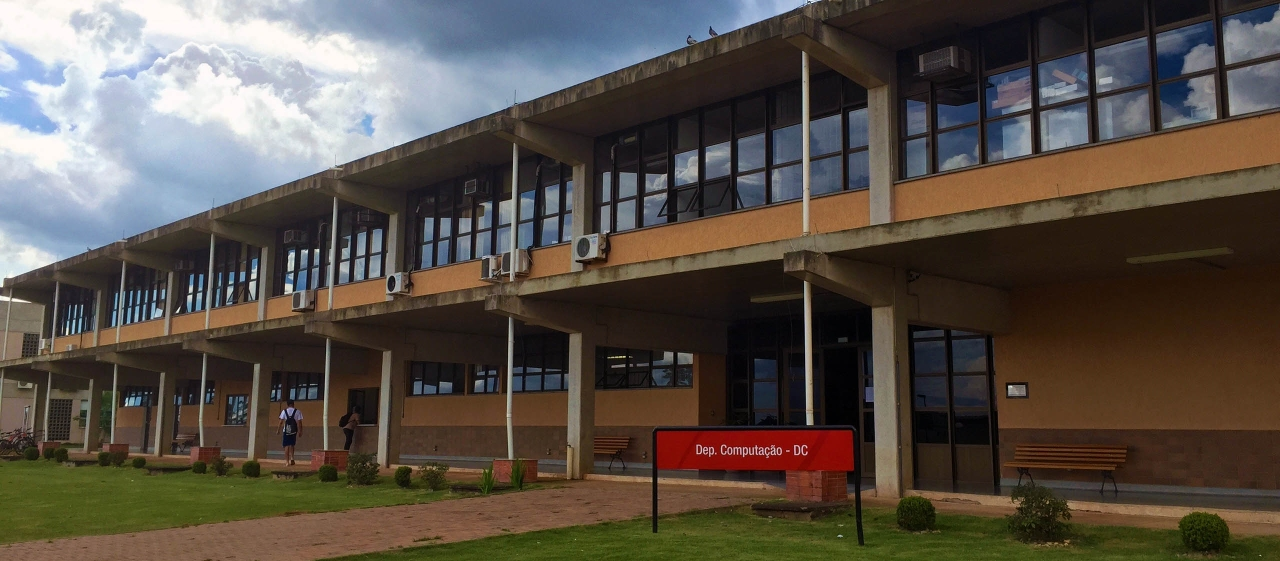
#> input picture Lecture 06 - Hough transform, steerable filters, interpolation/fachada_dc.jpg, 1280 x 561 px
$ jupyter execute --allow-errors 'Transformada Hough.ipynb'
#> lines starting #> are read from the running program, lines starting #| are printed output that depends on the picture
# Transformada Hough

[cell 1]
import numpy as np
import matplotlib.pyplot as plt
import scipy.ndimage as ndi
import cv2
from scipy.signal import convolve

[cell 2]
def hough_transform(img, angle_res=1., rho_res=1.):
    '''Calcula o acumulador da transformada Hough. Os parâmetros de entrada são uma imagem
       binária img, a resolução dos ângulos angle_res e a resolução da distância à origem
       rho_res. A função retorna, além do acumulador, os respectivos valores de ângulo e
       distâncias associados a cada posição do acumulador.'''

    num_rows, num_cols = img.shape
    center = np.array([num_rows//2, num_cols//2])   # Centro da imagem

    # Cria array de valores de ângulo, em radianos, no intervalo
    # [-pi/2, pi/2] com passo de angle_res_rad
    angle_res_rad = angle_res*np.pi/180
    angle_values = np.arange(-np.pi/2, np.pi/2, angle_res_rad)

    # Consideraremos que a origem do espaço de parâmetros está no centro da imagem.
    # Com isso, o maior valor possível de rho é dado pela distância do centro da imagem
    # ao canto esquerdo superior
    max_rho = int(np.ceil(np.sqrt(center[0]**2+center[1]**2)))

    # Note que a coordenada rho pode ser negativa, então os valores possíveis de rho vão de
    # -max_rho a max_rho
    rho_values = np.arange(-max_rho, max_rho+rho_res, rho_res)

    h_acc = np.zeros((len(rho_values), len(angle_values)))

    angle_indices = range(len(angle_values))
    for row in range(num_rows):
        for col in range(num_cols):
            if img[row, col]==1:
                # Utilizamos numpy para calcular os valores de rho para todos os ângulos.
                # rho_arr é um array de mesmo tamanho que angles
                rho_arr = (row-center[0])*np.sin(angles) + \
                                        (col-center[1])*np.cos(angles)

                # Para somarmos os valores no acumulador, precisamos transformar rho_arr, que
                # é um array de valores float no intervalo [-max_rho, max_rho], para um array de
                # valores inteiros no intervalo [0, num_rho_values-1]
                rho_norm = (max_rho+rho_arr)/rho_res
                rho_ind = np.floor(rho_norm).astype(int)

                # Para cada ângulo e distância rho encontrados, soma 1 no acumulador
                h_acc[rho_ind, angle_indices] += 1

    return h_acc, angle_values, rho_values

### Leitura da imagem

[cell 3]
img_color = plt.imread('fachada_dc.jpg')
#> img_color is the input picture: shape (561, 1280, 3); mean R, G, B 87.8, 79.4, 70.9
img_gray = cv2.cvtColor(img_color, cv2.COLOR_RGB2GRAY)
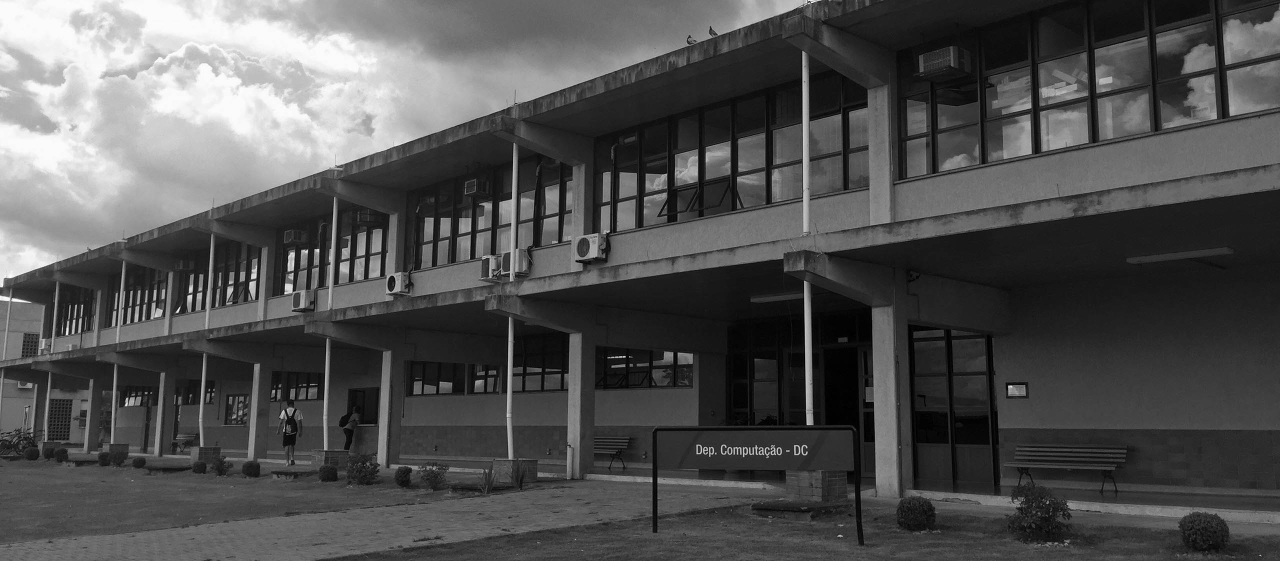
#> img_gray: shape (561, 1280); min 0, max 254, mean 80.9
img_gray = img_gray.astype(float)

plt.figure(figsize=[12,12])
plt.imshow(img_gray, 'gray')

### Cálculo da magnitude do gradiente para detecção de bordas

[cell 4]
def gradient_magnitude(img, sigma):
    '''Calcula a magnitude do gradiente para cada pixel da imagem. sigma ajusta
       a quantidade de suavização gaussiana a ser aplicada.'''
#> called with sigma = 0.5

    sobel_filter = np.array([[-1, 0, 1],[-2, 0, 2],[-1, 0, 1]])
    # Normaliza filtro para que a soma dos valores absolutos seja 1
    sobel_filter = sobel_filter/8.

    # Adiciona pixels ao redor da imagem para eliminar descontinuidade da
    # derivada. mode='edge' significa que o valor de cada pixel adicionado
    # será igual ao valor do pixel mais próximo conhecido.
    img_pad = np.pad(img, 1, mode='edge')

    # Suaviza imagem e deriva. mode='nearest' tem o mesmo significado
    # que mode='edge' utilizado acima
    img_smooth = ndi.gaussian_filter(img_pad, sigma=sigma, mode='nearest')
    img_x_derivative = convolve(img_smooth, sobel_filter,
                                mode='same')
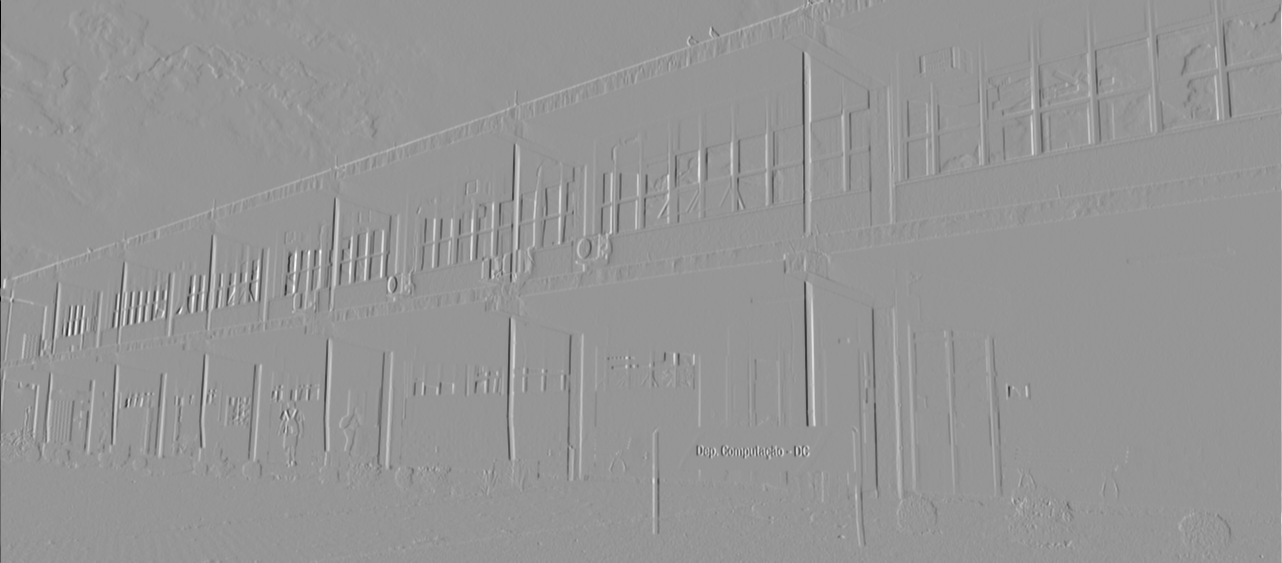
#> img_x_derivative: shape (563, 1282) float64; min -125.5, max 87.65, mean 0; drawn with min black and max white
    img_y_derivative = convolve(img_smooth, sobel_filter.transpose(),
                                mode='same')
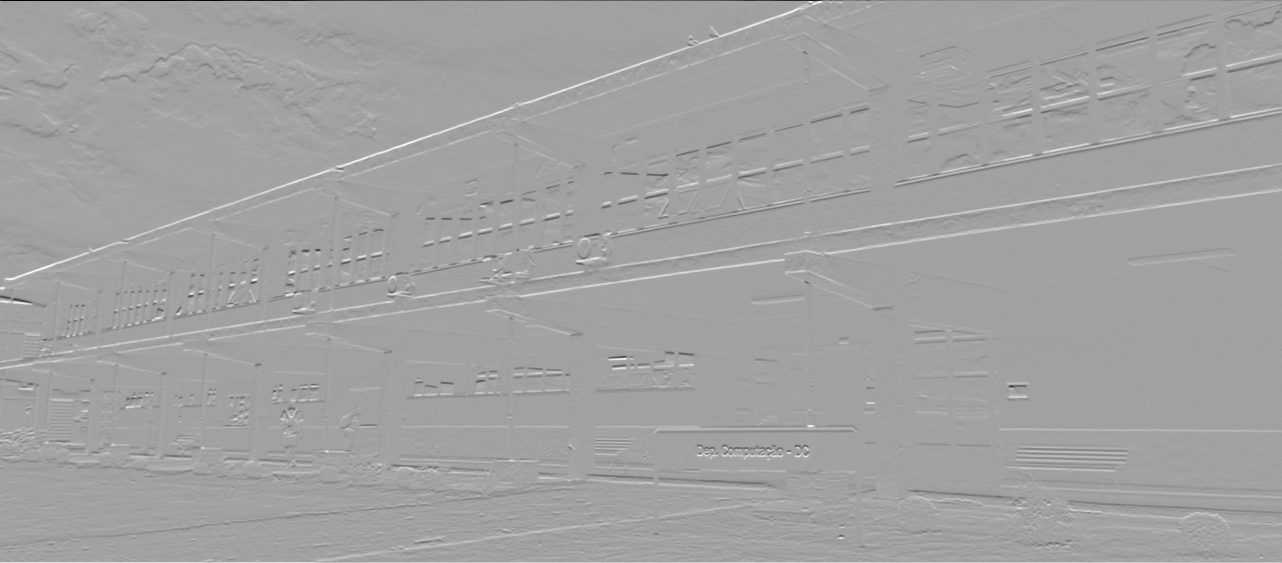
#> img_y_derivative: shape (563, 1282) float64; min -125.5, max 72.09, mean 0; drawn with min black and max white

    img_gradient_magnitude_pad = np.sqrt(img_x_derivative**2 +
                                         img_y_derivative**2)
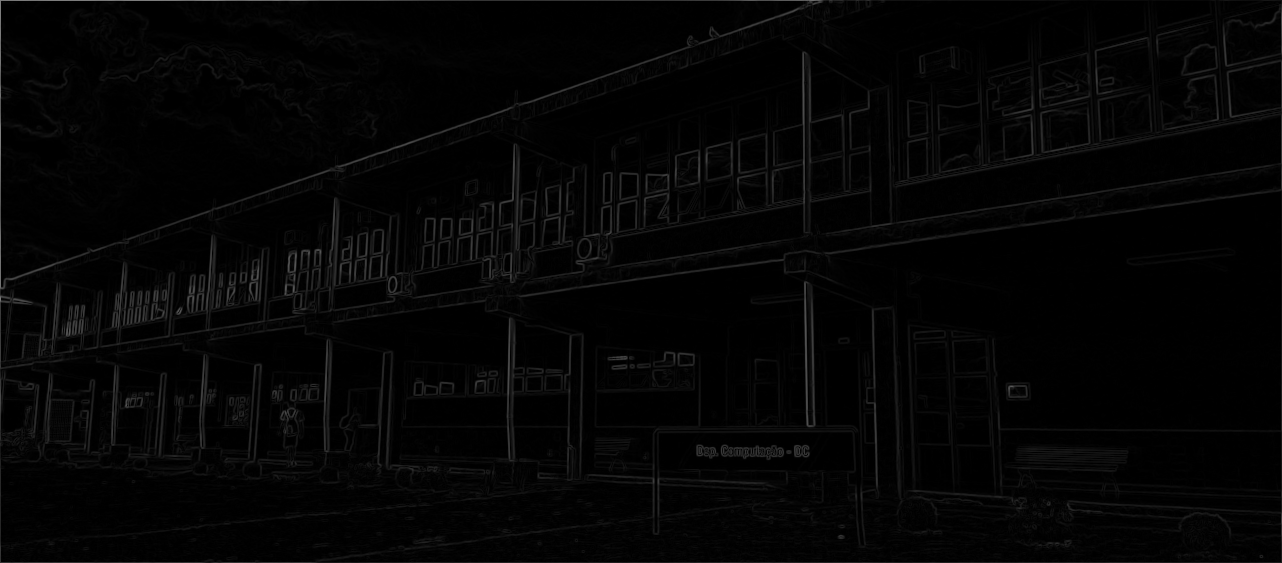
#> img_gradient_magnitude_pad: shape (563, 1282) float64; min 6.63e-16, max 128, mean 5

    # Recupera região da imagem sem o pad
    img_gradient_magnitude = img_gradient_magnitude_pad[1:-1, 1:-1]
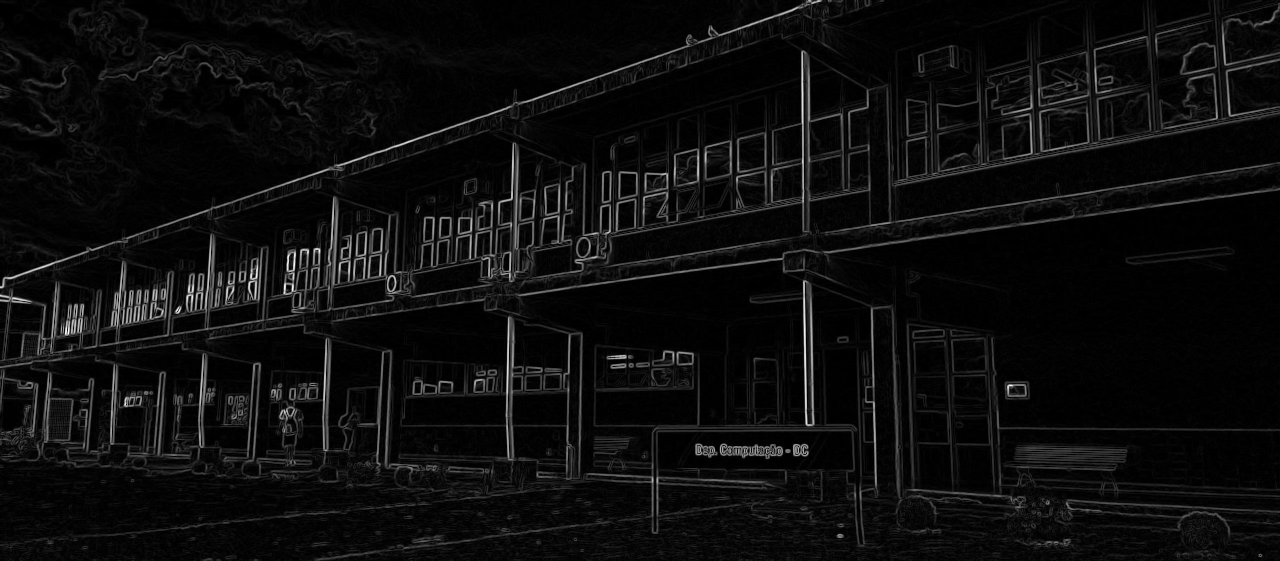
#> img_gradient_magnitude: shape (561, 1280) float64; min 6.63e-16, max 88.7, mean 4.7; drawn with min black and max white

    return img_gradient_magnitude

img_gradient_magnitude = gradient_magnitude(img_gray, 0.5)
# A função acima faz um procedimento similar à função do scipy abaixo
#img_gradient_magnitude = ndi.gaussian_gradient_magnitude(img_gray, sigma=0.7,
#                                                         mode='nearest')

plt.figure(figsize=[15,15])
plt.imshow(img_gradient_magnitude, 'gray')

### Limiarização da magnitude do gradiente

Abaixo poderíamos ter utilizado um método de seleção automática de limiar (ex: Otsu), mas para simplificar vamos definir um valor fixo.

[cell 5]
img_edges = img_gradient_magnitude>20
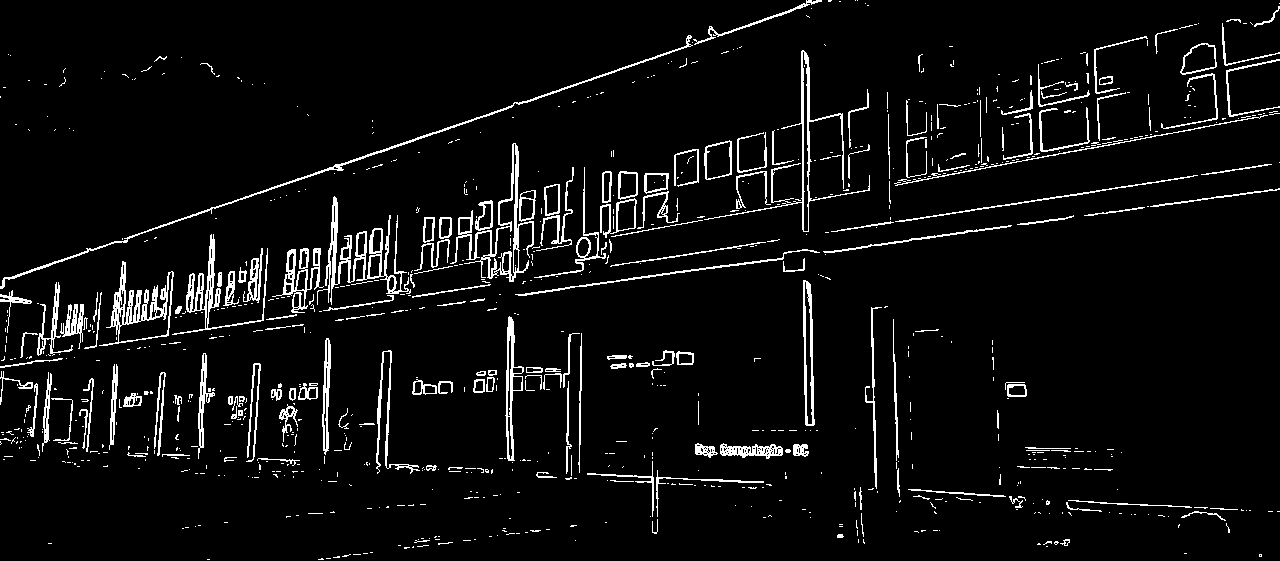
#> img_edges: shape (561, 1280) bool; 5.5% white in thin lines or dots
plt.figure(figsize=[15,15])
plt.imshow(img_edges, 'gray')

### Cálculo e visualização da transformada Hough

Poderíamos utilizar a função plt.imshow() para a visualização, mas o array h_acc possui muito mais linhas do que colunas, e com isso a visualização seria uma imagem muito comprida. A função pcolormesh utiliza pixels que não são necessariamente quadrados, de forma que o resultado fica mais fácil de visualizar.

#> (a cell that did not finish here is left out)

#> after the loop in hough_transform, `for row in range(num_rows):`: h_acc: shape (1399, 182) float64; every value is 0
